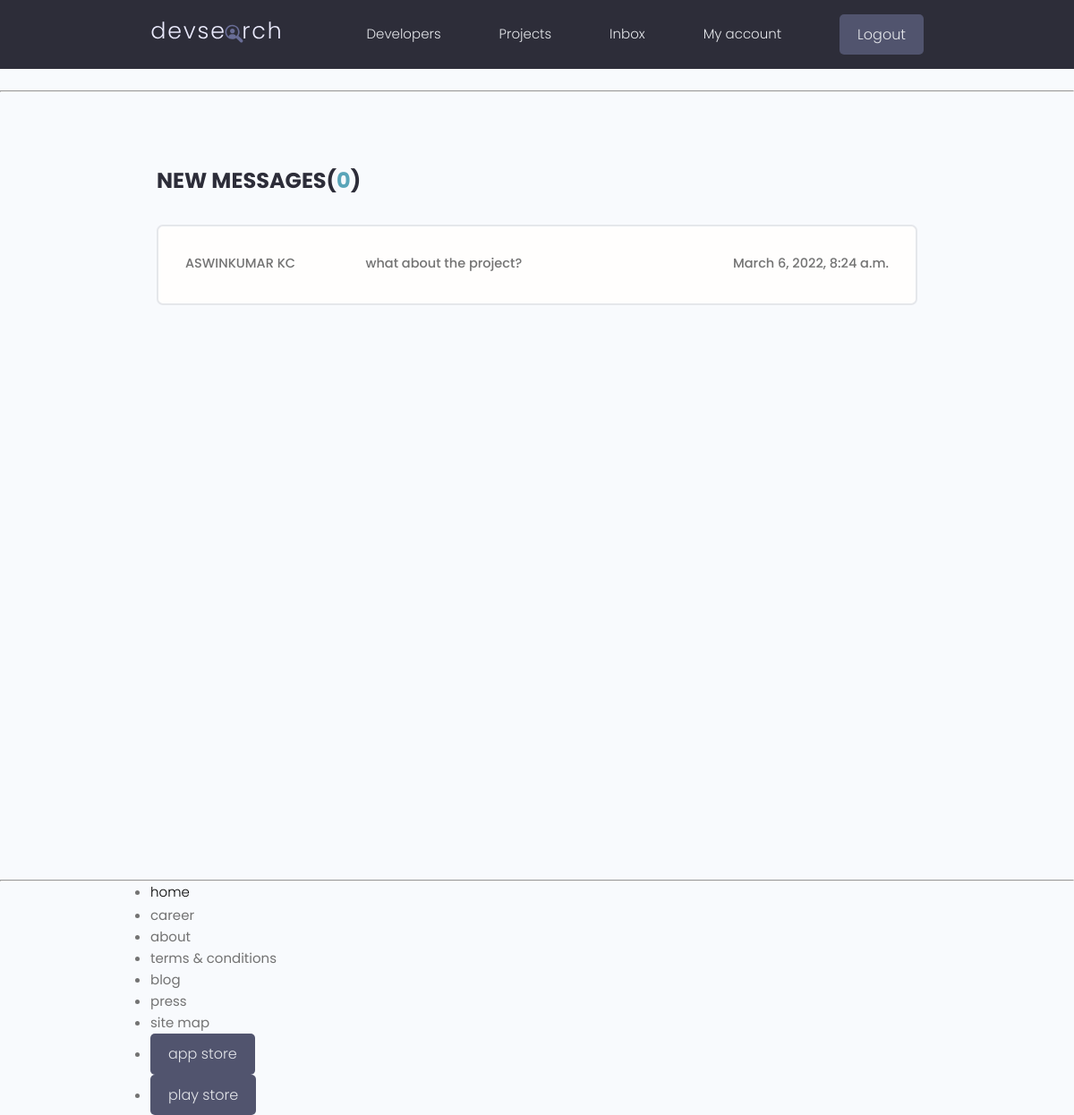
/inbox/ (signed in), run on the app's committed database.
### users/models.py (models this page shows, shortened)
class Message(models.Model):
    sender = models.ForeignKey(Profile,on_delete=models.SET_NULL,null=True, blank=True)
    recipient = models.ForeignKey(Profile,on_delete=models.SET_NULL,null=True, blank=True,related_name='messages')
    name =  models.CharField(max_length=200,null=True, blank=True)
    email = models.EmailField(max_length=200,null=True, blank=True)
    subject = models.CharField(max_length=200,null=True, blank=True)
    body = models.TextField()
    is_read = models.BooleanField(default=False,null=True)
    created = models.DateTimeField(auto_now_add=True)
    class Meta:
        ordering = ['is_read','-created']

### users/views.py (the view)
# urls.py: path('inbox/',views.inbox,name='inbox'),
@login_required(login_url='users:login')
def inbox(request):
    recipient = request.user.profile
    received_msgs = recipient.messages.all()
    unreadCount = received_msgs.filter(is_read=False).count()
    context = { 'received_msgs':received_msgs, 'unreadCount':unreadCount}
    return render(request,'users/inbox.html',context)

### users/templates/users/inbox.html
{% extends 'main.html' %}
{% block content %}
  <main class="inbox my-xl">
    <div class="content-box">
      <h3 class="inbox__title">New Messages(<span>{{unreadCount}}</span>)</h3>
      <ul class="messages">
        {% for msg in received_msgs %}
        {% if msg.is_read == False %}
        <li class="message message--unread">
          {% else %}
          <li class="message">
            {% endif %}
          <a href="{% url 'users:view-message' msg.id %}">
            <span class="message__author">{{msg.name}}</span>
            <span class="message__subject">{{msg.subject}}</span>
            <span class="message__date">{{msg.created}}</span>
          </a>
        </li>
        {% endfor %}
      </ul>
    </div>
  </main>
{% endblock %}

### static/styles/app.css (style rules this page uses)
:root { --color-sub: #2d2d39; }
.content-box { width: 95%; max-width: 85rem; margin: 0 auto; }
.inbox { height: 90vh; }
.inbox__title, .inbox__title span { font-size: 2.4rem; font-weight: 700; color: var(--color-sub); text-transform: uppercase; text-align: left; margin-bottom: 3rem; }
.inbox__title span { color: var(--color-main); }
.messages { list-style: none; background: var(--color-white); padding: 0.5rem 3rem; border: 2px solid var(--color-light); border-radius: 0.7rem; }
.message { padding: 2.5rem 0; }
.message > a span { font-size: 1.45rem; font-weight: 500; }
.message > a { display: flex; gap: 1rem; }
.message__author, .message__date { flex-basis: 25%; }
.message__subject { flex-basis: 50%; }
.message__date { text-align: right; }

### static/uikit/styles/modules/_variables.css (style rules this page uses)
:root { --color-main: #5aa5b9; --color-main-light: #e6faff; --color-sub: #3f4156; --color-sub-light: #51546e; --color-sub-lighter: #ededfd; --color-text: #737373; --color-gray: #8b8b8b; --color-light: #e5e7eb; --color-light-gray: #767676; --color-bg: #f8fafd; --color-white: #fffefd; --color-white-light: #f3f3f3; --color-success: #359e64; --color-success-bg: #def8e8; --color-error: #fc4b0b; --color-error-bg: #fff2ee; --font-base: 'Poppins', arial, helvetica, 'Segoe UI', roboto, ubuntu, sans-serif; --font-monospace: 'Fira Code', 'Courier New', courier, monospace; --font-regular: 300; --font-medium: 500; --font-bold: 700; --generic-shadow: 1px 1px 5px #00000010; --generic-transition: all 0.3s ease-in-out; }

### static/uikit/styles/modules/_base.css (style rules this page uses)
* { margin: 0; padding: 0; box-sizing: border-box; text-rendering: optimizeLegibility; color: inherit; font-size: inherit; }
html { font-size: 50%; }
@media only screen and (min-width: 480px) { html { font-size: 56.25%; } }
@media only screen and (min-width: 1200px) { html { font-size: 62.5%; } }
body { line-height: 1.6; font-weight: 400; font-size: 1.5rem; color: var(--color-text); background-color: var(--color-bg); min-height: 100vh; }

### static/uikit/styles/modules/_typography.css (style rules this page uses)
* { font-family: var(--font-base); }
h3 { font-size: 3.2rem; font-weight: var(--font-medium); }
p, span, strong { font-size: 1.6rem; color: var(--color-text); font-weight: var(--font-regular); }
a { padding-bottom: 2px; text-decoration: none; display: inline-block; color: var(--color-main); font-weight: var(--font-medium); }

### static/uikit/styles/modules/_utilities.css (style rules this page uses)
.my-xl { margin: 8rem auto; }

### data on the page
Message: name "ASWINKUMAR KC", subject "what about the project?", created "March 6, 2022, 8:24 a.m."

### other printed values
{{ unreadCount }} "0"
